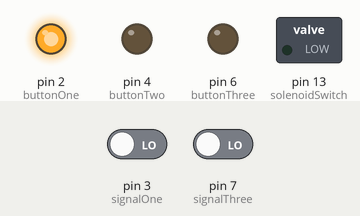
Bench run of a sketch on a simulated Arduino Uno, built with avr-gcc and run on an emulated ATmega328P. Shown: switched loads named in the sketch (green lamp = pin HIGH), output pins drawn as LEDs (lit = HIGH). The inputs (shaded band) are chosen by the test bench; at power-on: pin 3 (signalOne) LOW, pin 7 (signalThree) LOW. Random numbers use the default seed unless the sketch sets one; what the sketch prints to the serial monitor is not drawn.

Above: at 1.2 s.
1.3 s: pin 3 (signalOne) driven HIGH
At 3.5 s:
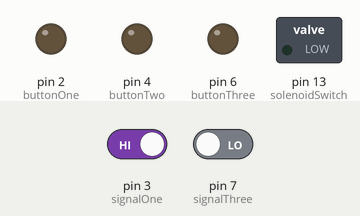
At 4.2 s:
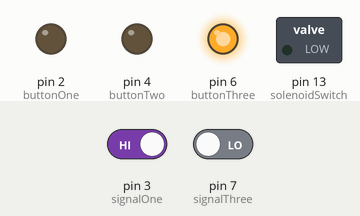
4.3 s: pin 7 (signalThree) driven HIGH
At 5.18 s:
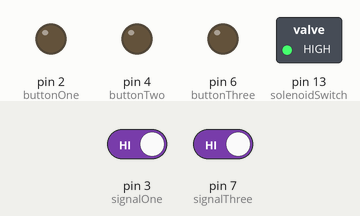
6.8 s: pin 3 (signalOne) driven LOW
Timing chart, 0 to 9.8 s (numbered marks = the images above; inputs shaded):
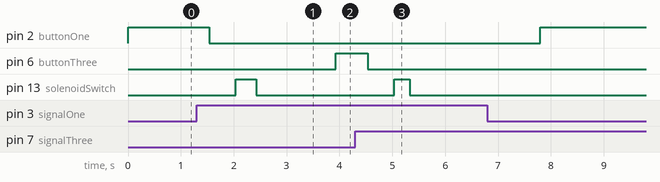

The sketch:

multi_button_with_delay.ino
```cpp
#include <math.h>


// pin locations
#define solenoidSwitch          13
#define buttonOne               2
#define signalOne               3
#define buttonTwo               4
#define signalTwo               5
#define buttonThree             6
#define signalThree             7


// timing values
#define touchTimeMax      250  // maximum amount of time he has to touch the buttons
#define touchTimeMin      100   // minimum " " "
#define dispenseTimeMin   250   // minimum amount of time to dispense the water
#define dispenseTimeMax   500   // maximum " " "
#define interTrialTimeMin 1500  // minimum amount of time between trials
#define interTrialTimeMax 3000 // maximimum " " "
#define waitDispense      500 // wait half a second before dispensing the reward - gives time to get to the sipper tu

/* ------------------------------------
States:
    0: waiting to be touched
    1: being touched
    2: ready to dispense reward
    3: dispensing reward
    4: between tasks
*/
#define stateReady            0
#define stateTouch            1
#define stateReadyDispense    2
#define stateDispense         3
#define stateBetweenTasks     4


int state = 0;
long startStateTime = 0; // what it sounds like
long currStateTime = 0;

/* Set the timing and reward values for the first run through */
long touchTime = 0;
long dispenseTime = 0;
long interTrialTime = 0;
int button = 0;


void setup() {
  // put your setup code here, to run once:
pinMode(buttonOne,OUTPUT);
pinMode(buttonTwo,OUTPUT);
pinMode(buttonThree,OUTPUT);
pinMode(solenoidSwitch,OUTPUT);

pinMode(signalOne,INPUT);
pinMode(signalTwo,INPUT);
pinMode(signalThree,INPUT);

Serial.begin(9600);
Serial.println("Setup Complete");


randomSeed(analogRead(8)); // seeding with an unconnected analog value
touchTime = random(touchTimeMin,touchTimeMax);
dispenseTime = random(dispenseTimeMin,dispenseTimeMax);
interTrialTime = random(interTrialTimeMin,interTrialTimeMax);
button = (int)random(1,4);

}

void loop() {
  // put your main code here, to run repeatedly:

/*
Serial.print("state:");
Serial.write(state);
Serial.println();
Serial.println("-");
Serial.print("Prox Sensor:");
Serial.print(digitalRead(proxSensor));
Serial.println();
Serial.println("------------------------");*/

// set the appropriate LED and button input pins

int transOn = 0; // initialize transducer and signal values
int sensor = 0;
switch (button)
{
  case 1: //button 1
    transOn = buttonOne;
    sensor = signalOne;
    break;
//  case 2:
//    transOn = buttonTwo;
//    sensor = signalTwo;
//    break;
  case 3:
    transOn = buttonThree;
    sensor = signalThree;
    break;
  default:
    transOn = buttonOne;
    sensor = signalOne;
    break;
}


Serial.println(button);

switch(state) {
  case stateReady : // button is ready to be touched
    digitalWrite(transOn,1);
    if(digitalRead(sensor)==1){
      startStateTime = millis();
      state = stateTouch;
    };
    break;
  case stateTouch : // if the monkey has been touching the button
    if(digitalRead(sensor)==1){ // "is he touching?"
      currStateTime = millis() - startStateTime; // how long have we been touching?

      if(currStateTime>touchTime){ //has he been touching long enough
        state = stateReadyDispense;
      }
    }else{ // if he isn't touching right now, go back to state 0
      state = stateReady;
    }// end of "is he touching?"
    break;

  case stateReadyDispense : // ready for him to touch the reward proximity sensor

    digitalWrite(transOn,0);  // turn off the task transducer
    delay(waitDispense);
    state = stateDispense;

    break;

  case stateDispense:
    digitalWrite(solenoidSwitch,1); // turn on the solenoid


  //wait desired delay time
   Serial.println("Dispensing...");
   delay(dispenseTime);

   digitalWrite(solenoidSwitch,0);

   /* Set the timing and reward values for the next run through */
   touchTime = random(touchTimeMin,touchTimeMax);
   dispenseTime = random(dispenseTimeMin,dispenseTimeMax);
   interTrialTime = random(interTrialTimeMin,interTrialTimeMax);
   button = (int)random(1,4);
   Serial.print("Transducer: Button ");
   Serial.println(button);

    Serial.println("Waiting between trials");
    delay(interTrialTime);
    state = stateReady;
    break;

  default:
    Serial.println("Something's wrong! You're outside the matrix NEO");
    state = stateReady;
    break;
 }


}
```

Measured:
- after the input at 1.3 s, pin 2 (buttonOne): HIGH → LOW after 0.24 s; pin 6 (buttonThree): LOW → HIGH after 2.6 s; pin 13 (solenoidSwitch): LOW → HIGH after 0.74 s, → LOW 0.39 s later
- after the input at 4.3 s, pin 6 (buttonThree): HIGH → LOW after 0.23 s; pin 13 (solenoidSwitch): LOW → HIGH after 0.73 s, → LOW 0.30 s later
